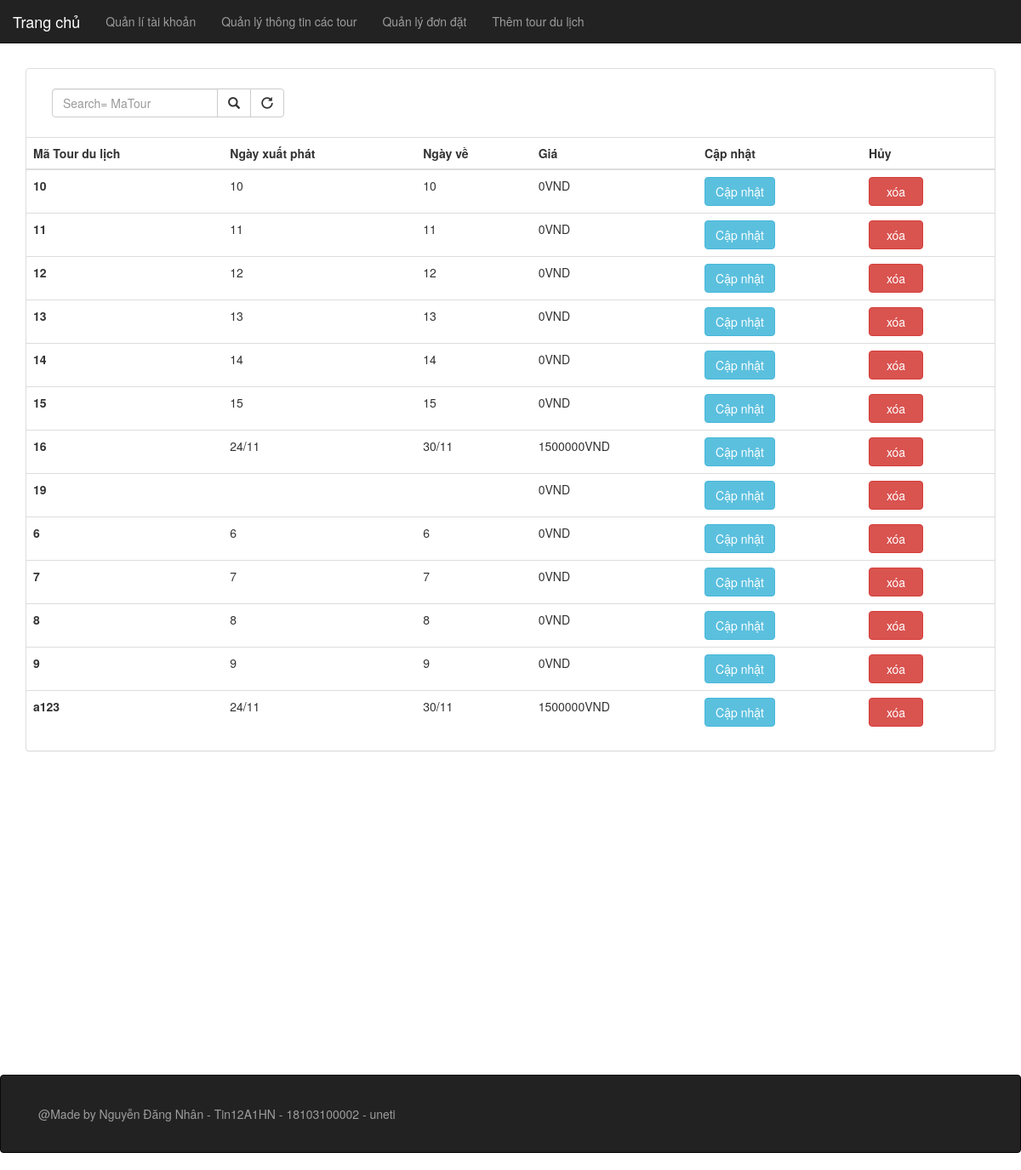
The page /admin/component/Display.php on the database its author committed.
### tables this page shows
CREATE TABLE `listtour` (
  `id` varchar(20) NOT NULL,
  `ngayxp` varchar(20) NOT NULL,
  `ngayve` varchar(20) NOT NULL,
  `tomtat` varchar(2000) NOT NULL,
  `image` varchar(200) NOT NULL,
  `gia` int(20) NOT NULL
);

### admin/component/Display.php (the view, shortened to what this page needs)
<!DOCTYPE html>
<html lang="en">
<head>
	<link rel="stylesheet" href="css/bootstrap.min.css"/>
  <link rel="stylesheet" href="https://maxcdn.bootstrapcdn.com/bootstrap/3.4.1/css/bootstrap.min.css">
</head>
<body>
	<div>
  <nav class="navbar navbar-inverse navbar-fixed-top">
      <div class="container-fluid">
        <div class="navbar-header active">
        <a class="navbar-brand " href="../../?controllers=back" >Trang chủ</a>
        </div>
        <ul class="nav navbar-nav">
        <li><a href="../index.php">Quản lí tài khoản</a></li>
          <li><a href="./Display.php">Quản lý thông tin các tour </a></li>
          <li><a href="./giohangtour.php">Quản lý đơn đặt </a></li>
          <li ><a href="./Design.php">Thêm tour du lịch</a></li>
        </ul>
        <form class="navbar-form navbar-right" action="/action_page.php" >
        </form>
      </div>
     </nav>
	 <br></br><br></br>
	<div class="container">
  <div class="panel panel-default">
            <div class="panel-body">
            <?php
            echo '<form class="navbar-form action="./?action=display" navbar-left" method="post">
            <div class="input-group">
            <input
               type="text"
               class="form-control"
               placeholder="Search= MaTour "
               name="search" >
               <div class="input-group-btn"  >
               <button name ="add" type="submit" class="btn btn-default">
               <i class="glyphicon glyphicon-search" ></i></button>
            <a  href="./Display.php" class="btn btn-default" type="button" >
            <i  class="glyphicon glyphicon-repeat"></i>
            </a>
            </div>
            </div>
          </div>
        </form>
	 <table class="table align-middle" >
        <thead>
          <tr>
            <th scope="col">Mã Tour du lịch</th>
            <th scope="col">Ngày xuất phát</th>
            <th scope="col">Ngày về</th>
            <th scope="col">Giá</th>
            <th scope="col">Cập nhật</th>
            <th scope="col">Hủy</th>
          </tr>
        </thead>
        <tbody>';
    	$conn = mysqli_connect('localhost','root','','shoptour') or die('connect failed');
    	mysqli_query($conn,'SET NAMES UTF8');
			if(isset($_POST['add']))
      { $h1=$_POST['search'];
        $sql = "SELECT * FROM listtour where id = '$h1' ";
        $result = mysqli_query($conn,$sql);}
      else
      {$sql = "SELECT * FROM listtour ";
			 $result = mysqli_query($conn,$sql);}
		 ?>
		<?php while($row = mysqli_fetch_array($result)): ?>
		 <tr>
          <th scope="row"><?php echo $row['id']?></th>
          <td><?php echo $row['ngayxp']?></td>
          <td><?php echo $row['ngayve']?> </td>
          <td><?php echo $row['gia']?>VND</td>
          <td>
            <a href='update.php/?id="<?php echo $row['id']?>"' type="button" class="btn btn-info" > Cập nhật </a>
          </td>
          <td>
		  <a href='delete.php/?id="<?php echo $row['id']?>"' class="btn btn-danger">&nbsp xóa &nbsp</a>
            </td>
        </tr>
		 <?php endwhile; ?>
        </tbody>
      </table>
       </div>
	</div>
  <br></br><br></br><br></br><br></br><br></br><br></br><br></br><br></br><br></br>
       <div class="navbar navbar-inverse ">
            <div class="container">
              <p class="navbar-text center">@Made by Nguyễn Đăng Nhân - Tin12A1HN - 18103100002 - uneti</p>
            </div>
       </div>
  </div>
	</body>
</html>

### rows shown on the page
listtour: id "10", ngayxp "10", ngayve "10", gia "0"
listtour: id "11", ngayxp "11", ngayve "11", gia "0"
listtour: id "12", ngayxp "12", ngayve "12", gia "0"
listtour: id "13", ngayxp "13", ngayve "13", gia "0"
listtour: id "14", ngayxp "14", ngayve "14", gia "0"
listtour: id "15", ngayxp "15", ngayve "15", gia "0"
listtour: id "16", ngayxp "24/11", ngayve "30/11", gia "1500000"
listtour: id "19", gia "0"
listtour: id "6", ngayxp "6", ngayve "6", gia "0"
listtour: id "7", ngayxp "7", ngayve "7", gia "0"
listtour: id "8", ngayxp "8", ngayve "8", gia "0"
listtour: id "9", ngayxp "9", ngayve "9", gia "0"
listtour: id "a123", ngayxp "24/11", ngayve "30/11", gia "1500000"
